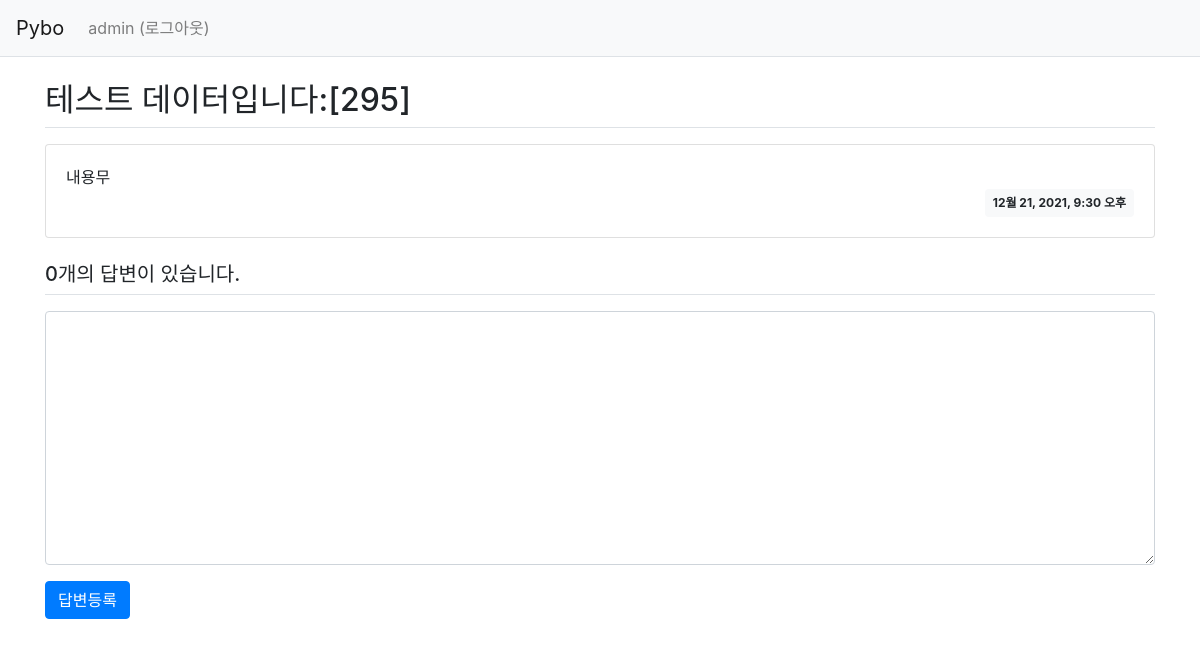
The app's page /pybo/302/ (signed in), older data.
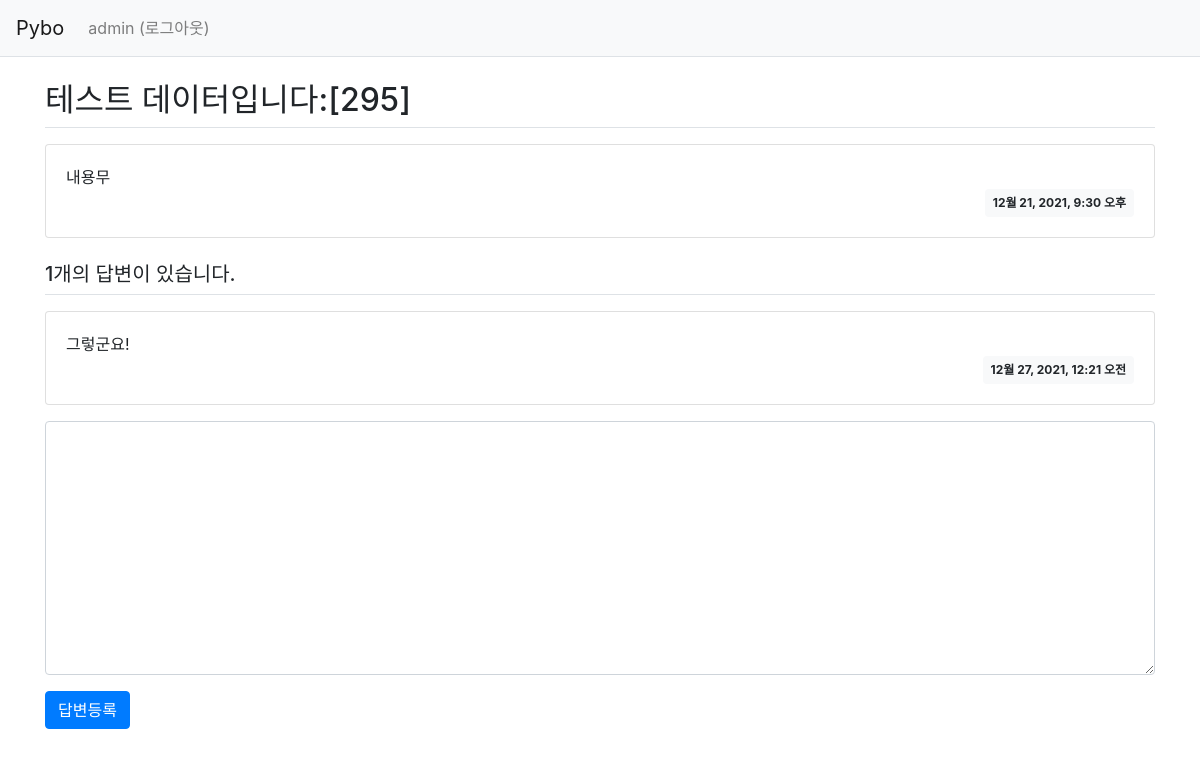
The same page, newer data.
### pybo/models.py (models this page shows, shortened)
class Question(models.Model):
	author = models.ForeignKey(User, on_delete=models.CASCADE)  # on-delete 옵션 :계정이 삭제되면 이 계정이 작성한 질문을 모두 삭제
	subject = models.CharField(max_length=200)  # 글자 수가 제한된 필드의 경우 CharField 사용
	content = models.TextField()                # 글자 수를 제한할 수 없을 땐 TextField 사용
	create_date = models.DateTimeField()

class Answer(models.Model):
	author = models.ForeignKey(User, on_delete=models.CASCADE)
	question = models.ForeignKey(Question, on_delete=models.CASCADE) #CASCADE는 이 답변과 연결된 질문이 삭제될 경우 함께 삭제된다는 의미(종속된다는 의미)
	content = models.TextField()
	create_date = models.DateTimeField()

### pybo/views.py (the view)
# urls.py: path('<int:question_id>/', views.detail, name='detail'),
def detail(request, question_id):
	question = get_object_or_404(Question, pk=question_id)
	context = {'question': question}
	return render(request, './templates/pybo/question_detail.html', context)

### templates/pybo/question_detail.html (shortened to what this page needs)
{% extends '../base.html' %}
{% block content %}
<div class="container my-3">
    <h2 class="border-bottom py-2">{{ question.subject }}</h2>
    <div class="card my-3">
        <div class="card-body">
            <div class="card-text" style="white-space: pre-line;">{{ question.content }}</div>
            <div class="d-flex justify-content-end">
                <div class="badge badge-light p-2">
                    {{ question.create_date }}
                </div>
            </div>
        </div>
    </div>
    <h5 class="border-bottom my-3 py-2">{{question.answer_set.count}}개의 답변이 있습니다.</h5>
    {% for answer in question.answer_set.all %}
    <div class="card my-3">
        <div class="card-body">
            <div class="card-text" style="white-space: pre-line;">{{ answer.content }}</div>
            <div class="d-flex justify-content-end">
                <div class="badge badge-light p-2">
                    {{ answer.create_date }}
                </div>
            </div>
        </div>
    </div>
    {% endfor %}
    <form action="{% url 'pybo:answer_create' question.id %}" method="post" class="my-3">
        <div class="form-group">
            <textarea {% if not user.is_authenticated %}disabled{% endif %}
                name="content" id="content" class="form-control" rows="10"></textarea>
        </div>
        <input type="submit" value="답변등록" class="btn btn-primary">
    </form>
</div>
{% endblock %}

### templates/base.html (shortened to what this page needs)
{% load static %}
<!doctype html>
<html lang="ko">
<head>
    <link rel="stylesheet" type="text/css" href="{% static 'bootstrap.min.css' %}">
    <link rel="stylesheet" type="text/css" href="{% static 'style.css' %}">
</head>
<body>
{% include "./navbar.html" %}
{% block content %}
{% endblock %}
</body>
</html>

### templates/navbar.html (shortened to what this page needs)
<nav class="navbar navbar-expand-lg navbar-light bg-light border-bottom">
    <a class="navbar-brand" href="{% url 'pybo:index' %}">Pybo</a>
    <div class="collapse navbar-collapse flex-grow-0" id="navbarNav">
        <ul class="navbar-nav">
            <li class="nav-item">
                {% if user.is_authenticated %}
                <a class="nav-link" href="{% url 'common:logout' %}">{{ user.username }} (로그아웃)</a>
                {% else %}
                <a class="nav-link" href="{% url 'common:login' %}">로그인</a>
                {% endif %}
            </li>
        </ul>
    </div>
</nav>

Row changes from the older to the newer data that the page shows:
computed for Question "테스트 데이터입니다:[295]": answer_set.count "0" → "1"
added Answer: content "그렇군요!", create_date "12월 27, 2021, 12:21 오전"
